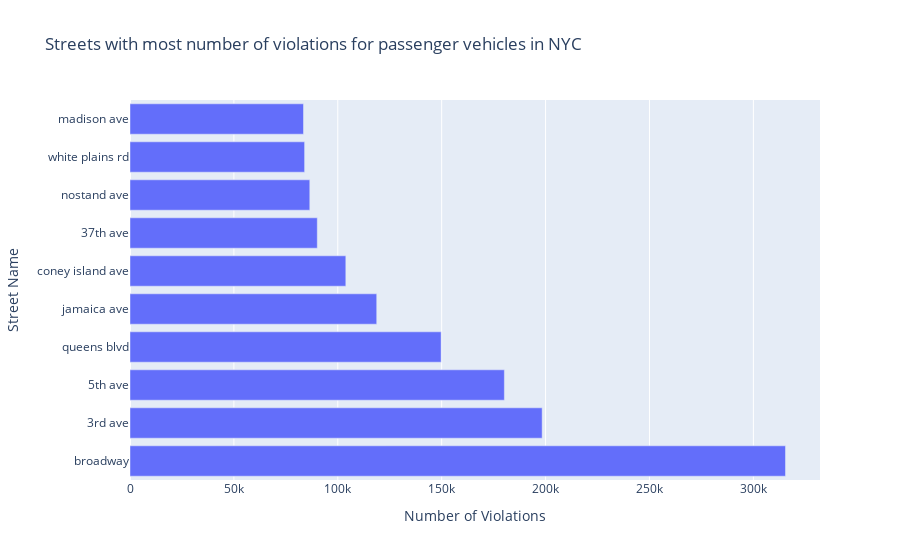

The code cell stored with this chart in its notebook:
### Code cell
fig = px.bar(nyc_name_street_pas, x="plate_id", y="street_name", labels={
                     "street_name" : "Street Name",
                     "plate_id" : "Number of Violations"
             },title="Streets with most number of violations for passenger vehicles in NYC")
fig.show()

### Figure 1 — Plotly figure (JSON) as saved in the notebook; plotly's stock layout.template omitted (floating-point values rounded to 4 significant figures)
{"data": [{"alignmentgroup": "True", "hovertemplate": "Number of Violations=%{x}<br>Street Name=%{y}<extra></extra>", "legendgroup": "", "marker": {"color": "#636efa", "pattern": {"shape": ""}}, "name": "", "offsetgroup": "", "orientation": "h", "showlegend": false, "textposition": "auto", "type": "bar", "x": [315469, 198359, 180170, 149740, 118744, 103865, 90136, 86528, 84035, 83499], "xaxis": "x", "y": ["broadway", "3rd ave", "5th ave", "queens blvd", "jamaica ave", "coney island ave", "37th ave", "nostand ave", "white plains rd", "madison ave"], "yaxis": "y"}], "layout": {"barmode": "relative", "legend": {"tracegroupgap": 0}, "title": {"text": "Streets with most number of violations for passenger vehicles in NYC"}, "xaxis": {"anchor": "y", "domain": [0, 1], "title": {"text": "Number of Violations"}}, "yaxis": {"anchor": "x", "domain": [0, 1], "title": {"text": "Street Name"}}}}
